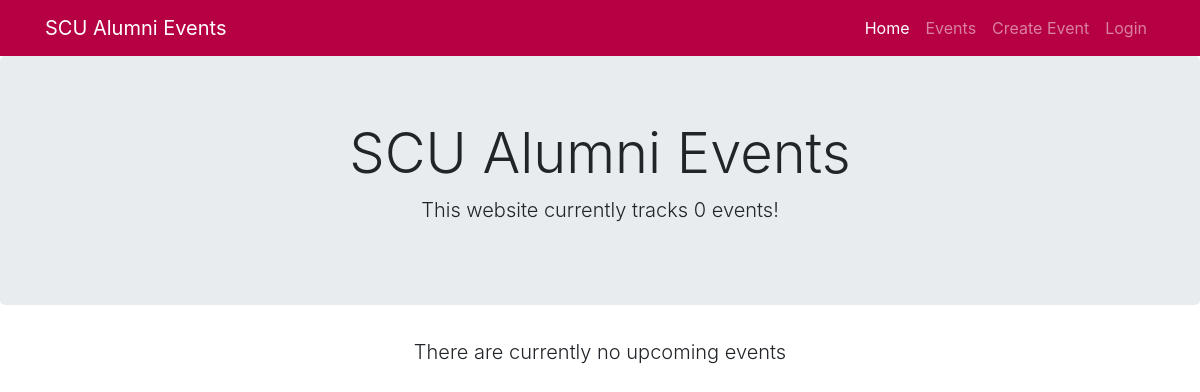
Before: /attendance/ with the older database file.
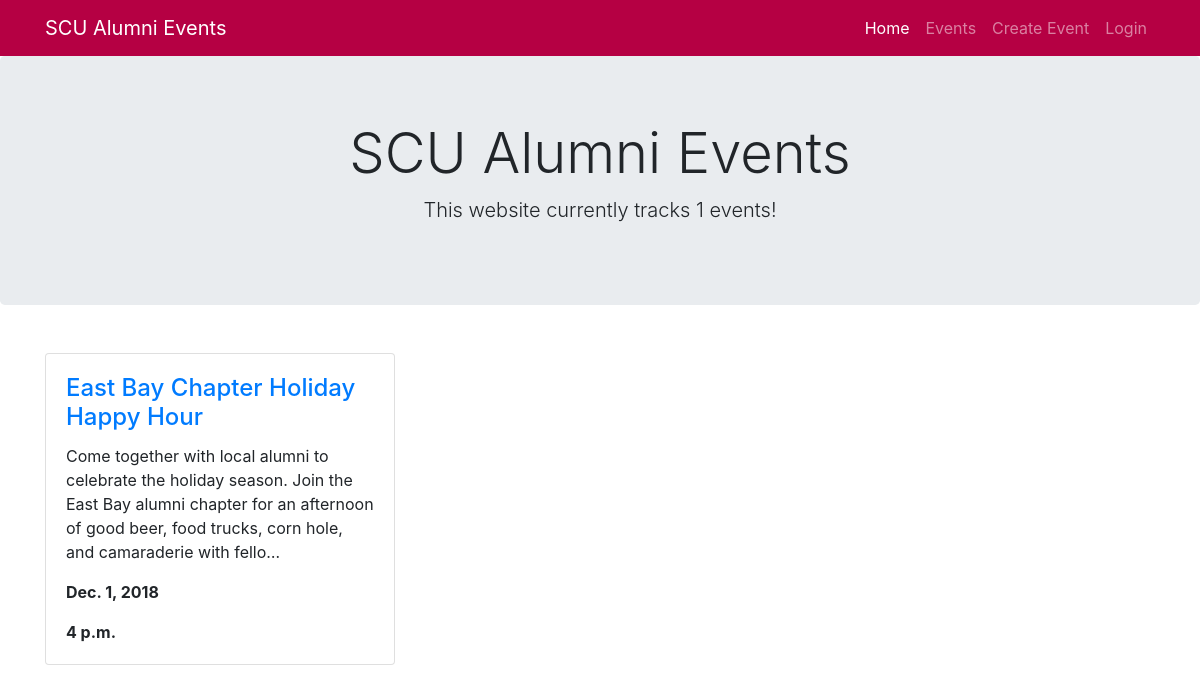
After: the same page with the newer database file.
### attendance/models.py (models this page shows, shortened)
class Event(models.Model):
    name = models.CharField(max_length=200, help_text='Enter an event name')
    description = models.TextField(
        max_length=1500, help_text='Enter an event description')
    location = models.CharField(
        max_length=75, help_text='Enter location of event')
    date = models.DateField()
    time = models.TimeField()
    numAttend = models.IntegerField(default=0)
    approved = models.BooleanField(default=False)
    event_fName = models.CharField(
        max_length=45, help_text='Enter your first name', null=True)
    event_lName = models.CharField(
        max_length=45, help_text='Enter your last name', null=True)
    event_email = models.EmailField(null=True)
    event_school = models.CharField(
        max_length=50, help_text='Enter school graduated from', null=True)
    event_yearGrad = models.PositiveSmallIntegerField(
        help_text='Enter graduation year', null=True)
    event_major = models.CharField(
        max_length=70, help_text='Enter your major', null=True)

### attendance/views.py (the view)
# urls.py: path('', views.index, name='index'),
def index(request):
    num_future_events = Event.objects.filter(
        date__gte=today).filter(approved=True).count()
    query_set = Event.objects.filter(date__gte=today).filter(
        approved=True).order_by('date', 'time')[:3]
    context = {
        'num_future_events': num_future_events,
        'query_set': query_set
    }
    return render(request, 'index.html', context=context)

### attendance/templates/index.html (shortened to what this page needs)
<!DOCTYPE html>
<html lang="en">
<head>
  <link rel="stylesheet" href="https://stackpath.bootstrapcdn.com/bootstrap/4.1.3/css/bootstrap.min.css">
</head>
<body>
  {% block navbar %}
  <nav class="navbar navbar-expand-lg navbar-dark static-top" style="background-color: #B50043">
    <div class="container">
      <a class="navbar-brand" href="{% url 'index' %}">SCU Alumni Events</a>
      <div class="collapse navbar-collapse" id="navbarResponsive">
        <ul class="navbar-nav ml-auto">
          <li class="nav-item active">
            <a class="nav-link" href="{% url 'index' %}">Home
            </a>
          </li>
          <li class="nav-item">
            <a class="nav-link" href="{% url 'events' %}">Events</a>
          </li>
          <li class="nav-item">
            <a class="nav-link" href="{% url 'new_event' %}">Create Event</a>
          </li>
          <li class="nav-item">
            {% if user.is_authenticated %}
            <a class="nav-link" href="{% url 'logout' %}">Logout</a>
            {% else %}
            <a class="nav-link" href="{% url 'login' %}">Login</a>
            {% endif %}
          </li>
        </ul>
      </div>
    </div>
  </nav>
  {% endblock %}
  {% block content %}
  <div class="jumbotron">
    <div class="container">
      <div class="row">
        <div class="col-lg-12 text-center">
          <h1 class="display-4">SCU Alumni Events</h1>
          <p class="lead">This website currently tracks {{num_future_events}} events!</p>
        </div>
      </div>
    </div>
  </div>
  <div class="container">
    {% if query_set %}
    <div class="row mt-5">
      {% for event in query_set %}
      <div class="col-lg-4 col-sm-6 portfolio-item">
        <div class="card">
          <div class="card-body">
            <h4 class="card-title">
              <a href="{% url 'event_detail' event.pk %}">{{ event.name }}</a>
            </h4>
            <p class="card-text">{{ event.description|truncatechars:180 }}</p>
            <p class="card-text"><strong>{{ event.date }}</strong></p>
            <p class="card-text"><strong>{{ event.time }}</strong></p>
          </div>
        </div>
      </div>
      {% endfor %}
    </div>
    {% else %}
    <div class="row">
      <div class="col-lg-12 text-center">
        <p class="lead">There are currently no upcoming events</p>
      </div>
    </div>
    {% endif %}
  </div>
  {% endblock %}
</body>
</html>

Changed rows visible on the page:
now on this page (row edited): Event: name "East Bay Chapter Holiday Happy Hour", description "Come together with local alumni to celebrate the holiday season. Join the East Bay alumni chapter for an afternoon of good beer, food trucks, corn hole, and camaraderie with fello…", date "Dec. 1, 2018", time "4 p.m."
Other visible differences:
{{ num_future_events }}: "0" → "1"
text no longer shown: "There are currently no upcoming events"
